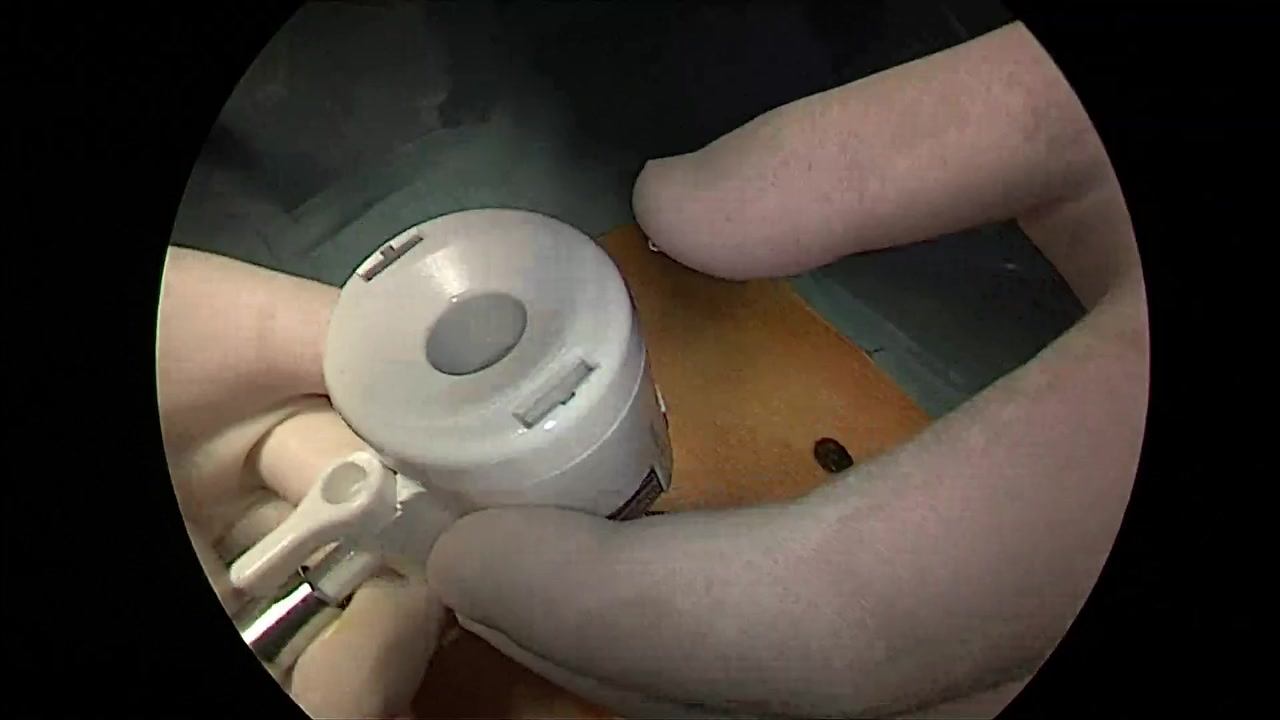
#> input picture examples/sample_data/1.jpg, 1280 x 720 px
$ python -i augmentation.py   (imports and definitions only)   (older library calls are emulated)
#> lines starting #> are read from the running program, lines starting #| are printed output that depends on the picture
# coding: utf-8

from PIL import Image, ImageEnhance, ImageOps, ImageFilter

import numpy as np
from scipy.misc import imresize


def random_crop(image, crop_size, mask):
    h, w, _ = image.shape

    if h - crop_size[0] == 0:
        top = 0
    else:
        top = np.random.randint(0, h - crop_size[0])

    if w - crop_size[1] == 0:
        left = 0
    else:
        left = np.random.randint(0, w - crop_size[1])

    bottom = top + crop_size[0]
    right = left + crop_size[1]

    # 決めたtop, bottom, left, rightを使って画像を抜き出す
    image = image[top:bottom, left:right, :]

    if mask:
        mask = mask[top:bottom, left:right, :]

    return image, mask


def scale_augmentation(image, crop_size, mask):
    h, w, _ = image.shape
    scale_size_w = int(w*np.random.randint(1000, 1200)/1000)  # 1.0 ~ 1.2
    scale_size_h = int(h*np.random.randint(1000, 1200)/1000)  # 1.0 ~ 1.2
    image = imresize(image, (scale_size_h, scale_size_w))
    image, mask = random_crop(image, crop_size, mask)
    return image, mask


def data_augmentation(image_array, crop_size=(256, 256), mask_array=None):
    SATURATION = np.random.rand()  # 0.0 ~ 1.0
    CONTRAST = np.random.randint(500, 1000)/1000  # 0.5 ~ 1.0
    BRIGHTNESS = np.random.randint(500, 1000)/1000  # 0.5 ~ 1.0
    SHARPNESS = np.random.randint(0, 2000)/1000  # 0.0 ~ 2.0
    FLIP = np.random.choice([True, False])  # True or False
    MIRROR = np.random.choice([True, False])  # True or False
    BLUR = np.random.randint(0, 1000)/1000  # 0.0 ~ 1.0

    img = Image.fromarray(np.uint8(image_array))
    if mask_array:
        mask_pil = Image.fromarray(np.uint8(mask_array))
    else:
        mask_pil = None

    # 彩度を変える
    saturation_converter = ImageEnhance.Color(img)
    img = saturation_converter.enhance(SATURATION)

    # コントラストを変える
    contrast_converter = ImageEnhance.Contrast(img)
    img = contrast_converter.enhance(CONTRAST)

    # 明度を変える
    brightness_converter = ImageEnhance.Brightness(img)
    img = brightness_converter.enhance(BRIGHTNESS)

    # シャープネスを変える
    sharpness_converter = ImageEnhance.Sharpness(img)
    img = sharpness_converter.enhance(SHARPNESS)

    if FLIP:
        img = ImageOps.flip(img)  # 上下反転
        if mask_pil:
            mask_pil = ImageOps.flip(mask_pil)

    if MIRROR:
        img = ImageOps.mirror(img)    # 左右反転
        if mask_pil:
            mask_pil = ImageOps.mirror(mask_pil)

    img = img.filter(ImageFilter.GaussianBlur(BLUR))  # ガウシアンブラー

    array = np.asarray(img)
    if mask_pil:
        mask = np.asarray(mask_pil)
    else:
        mask = None

    array, mask = scale_augmentation(array, crop_size, mask)
    return array, mask

>>> import cv2
>>> picture = cv2.imread('../../examples/sample_data/1.jpg', cv2.IMREAD_GRAYSCALE)
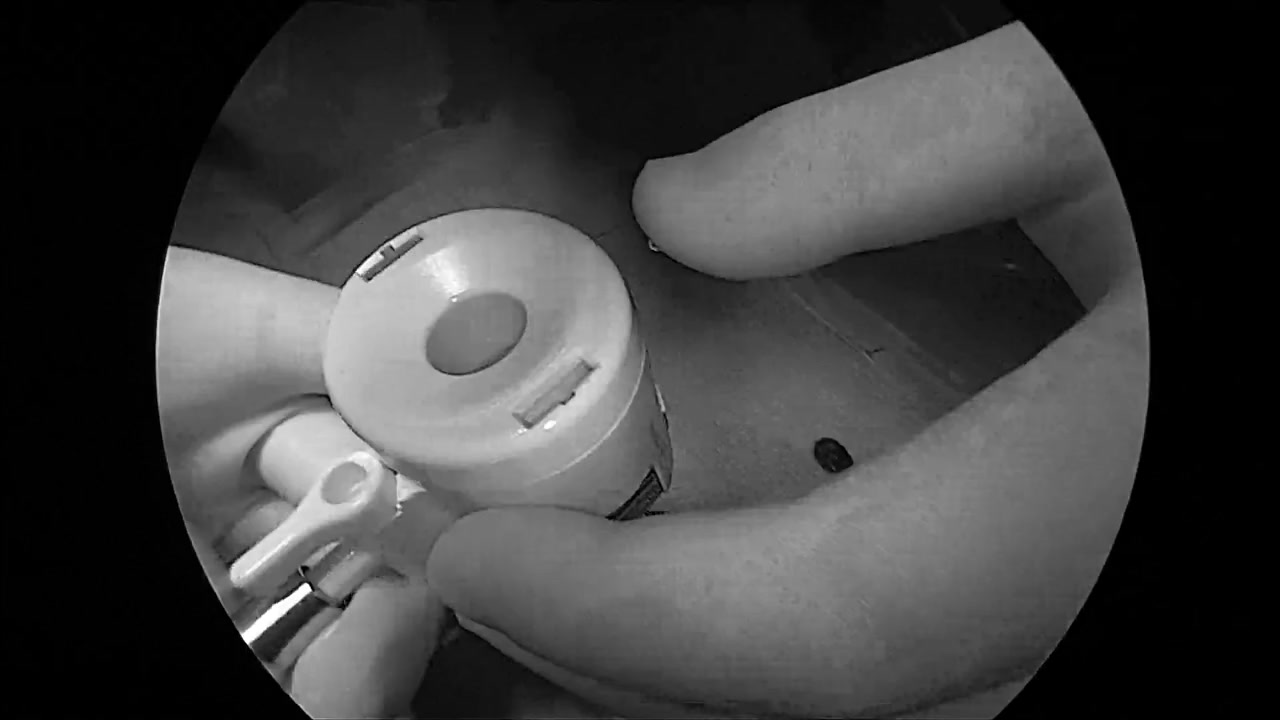
#> picture: shape (720, 1280); min 0, max 255, mean 64
>>> result = data_augmentation(picture)
#> in data_augmentation, `img = contrast_converter.enhance(CONTRAST)`:
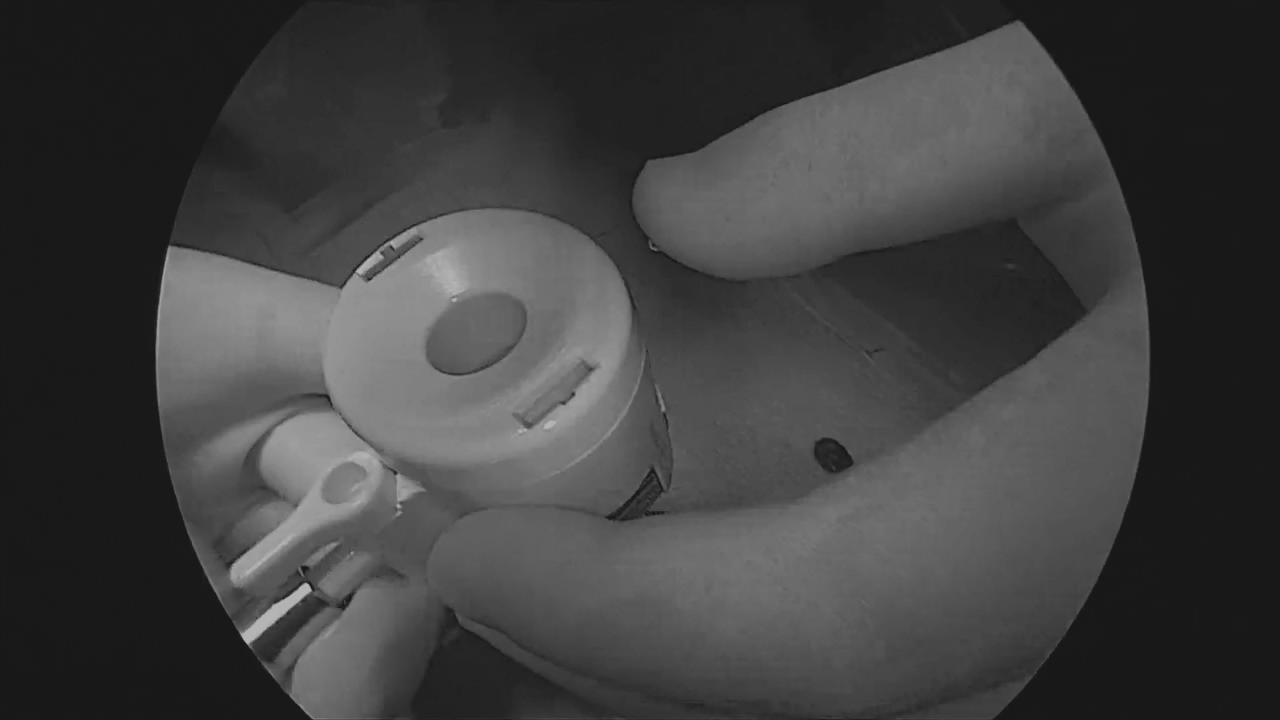
#> img: PIL image 1280x720 L; min 24, max 181, mean 63.5
#> in data_augmentation, `img = brightness_converter.enhance(BRIGHTNESS)`:
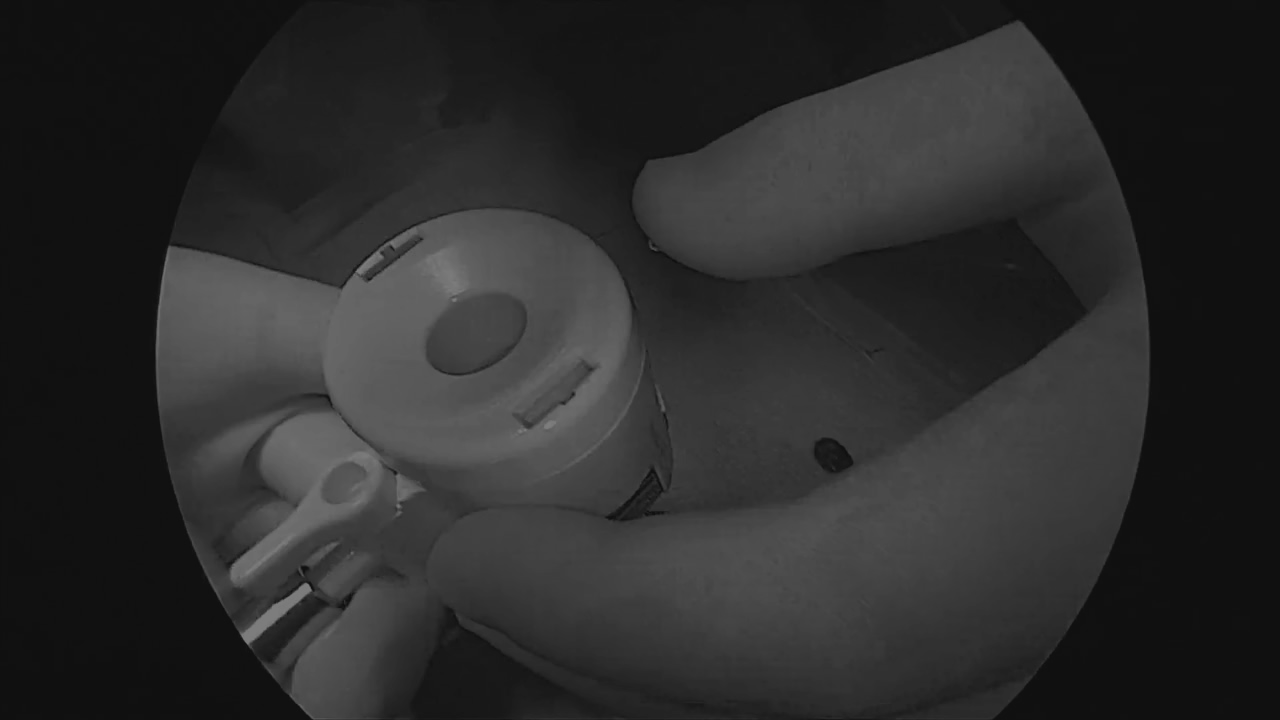
#> img: PIL image 1280x720 L; min 16, max 125, mean 43.5
#> (the run stopped early here; a loop or call above may not have finished)
